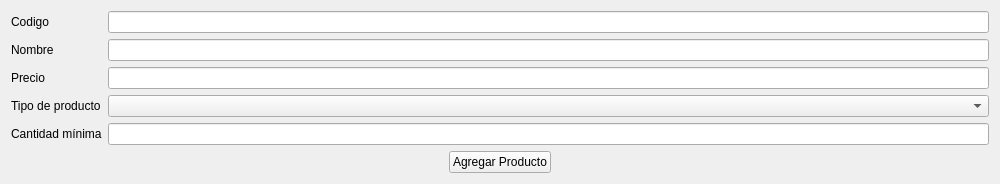
      <widget class="QWidget" name="page_7">
       <layout class="QGridLayout" name="gridLayout_12">
        <item row="0" column="0" colspan="3">
         <layout class="QGridLayout" name="gridLayout_8">
          <item row="1" column="1">
           <widget class="QLineEdit" name="nombreProd"/>
          </item>
          <item row="4" column="1">
           <widget class="QLineEdit" name="cantidadMinProd"/>
          </item>
          <item row="0" column="0">
           <widget class="QLabel" name="label_18">
            <property name="text">
             <string>Codigo</string>
            </property>
           </widget>
          </item>
          <item row="4" column="0">
           <widget class="QLabel" name="label_19">
            <property name="text">
             <string>Cantidad mínima</string>
            </property>
           </widget>
          </item>
          <item row="2" column="1">
           <widget class="QLineEdit" name="precioProd"/>
          </item>
          <item row="3" column="0">
           <widget class="QLabel" name="label_38">
            <property name="text">
             <string>Tipo de producto</string>
            </property>
           </widget>
          </item>
          <item row="1" column="0">
           <widget class="QLabel" name="label_16">
            <property name="text">
             <string>Nombre</string>
            </property>
           </widget>
          </item>
          <item row="0" column="1">
           <widget class="QLineEdit" name="codigoProd"/>
          </item>
          <item row="2" column="0">
           <widget class="QLabel" name="label_17">
            <property name="text">
             <string>Precio</string>
            </property>
           </widget>
          </item>
          <item row="3" column="1">
           <widget class="QComboBox" name="tipoProd">
            <property name="focusPolicy">
             <enum>Qt::StrongFocus</enum>
            </property>
           </widget>
          </item>
         </layout>
        </item>
        <item row="1" column="0">
         <spacer name="horizontalSpacer_3">
          <property name="orientation">
           <enum>Qt::Horizontal</enum>
          </property>
          <property name="sizeHint" stdset="0">
           <size>
            <width>432</width>
            <height>17</height>
           </size>
          </property>
         </spacer>
        </item>
        <item row="1" column="1">
         <widget class="QPushButton" name="agregarNuevoProducto">
          <property name="sizePolicy">
           <sizepolicy hsizetype="Fixed" vsizetype="Fixed">
            <horstretch>0</horstretch>
            <verstretch>0</verstretch>
           </sizepolicy>
          </property>
          <property name="text">
           <string>Agregar Producto</string>
          </property>
          <property name="autoDefault">
           <bool>true</bool>
          </property>
         </widget>
        </item>
        <item row="1" column="2">
         <spacer name="horizontalSpacer_2">
          <property name="orientation">
           <enum>Qt::Horizontal</enum>
          </property>
          <property name="sizeHint" stdset="0">
           <size>
            <width>432</width>
            <height>17</height>
           </size>
          </property>
         </spacer>
        </item>
       </layout>
      </widget>
